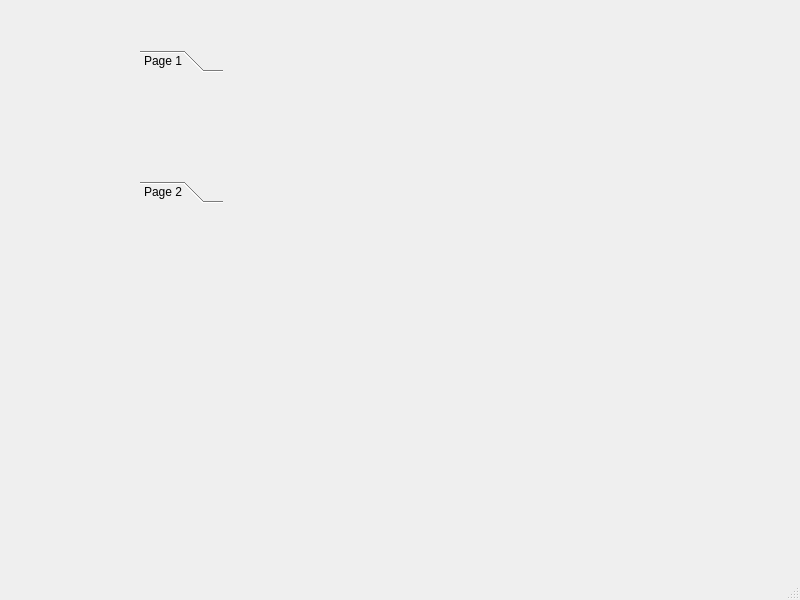
<?xml version="1.0" encoding="UTF-8"?>
<ui version="4.0">
 <class>MainWindow</class>
 <widget class="QMainWindow" name="MainWindow">
  <property name="geometry">
   <rect>
    <x>0</x>
    <y>0</y>
    <width>800</width>
    <height>600</height>
   </rect>
  </property>
  <property name="windowTitle">
   <string>MainWindow</string>
  </property>
  <widget class="QWidget" name="centralwidget">
   <widget class="QToolBox" name="toolBox">
    <property name="geometry">
     <rect>
      <x>140</x>
      <y>50</y>
      <width>83</width>
      <height>153</height>
     </rect>
    </property>
    <property name="currentIndex">
     <number>0</number>
    </property>
    <widget class="QWidget" name="page">
     <property name="geometry">
      <rect>
       <x>0</x>
       <y>0</y>
       <width>83</width>
       <height>83</height>
      </rect>
     </property>
     <attribute name="label">
      <string>Page 1</string>
     </attribute>
    </widget>
    <widget class="QWidget" name="page_2">
     <property name="geometry">
      <rect>
       <x>0</x>
       <y>0</y>
       <width>83</width>
       <height>83</height>
      </rect>
     </property>
     <attribute name="label">
      <string>Page 2</string>
     </attribute>
    </widget>
   </widget>
  </widget>
  <widget class="QMenuBar" name="menubar">
   <property name="geometry">
    <rect>
     <x>0</x>
     <y>0</y>
     <width>800</width>
     <height>25</height>
    </rect>
   </property>
  </widget>
  <widget class="QStatusBar" name="statusbar"/>
 </widget>
 <resources/>
 <connections/>
</ui>
